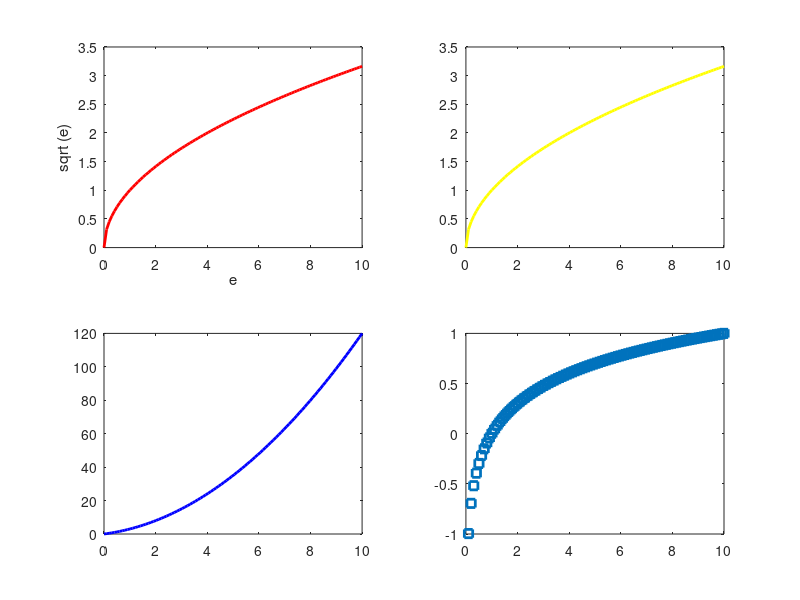

Source code (MATLAB): (Note: this script raises an error after producing the figure.)
e= linspace(0,10);
f1= sqrt(e);
f2=sqrt(e);
f3=e.^2+2*e;
f4=log10(e);
subplot(2,2,1)
plot(e,f1,'r','linewidth',2)
xlabel('e')
ylabel('sqrt (e)')
subplot(2,2,2)
plot(e,f2,'y','linewidth',2)
subplot(2,2,3)
plot(e,f3,'b','linewidth',2)
subplot(2,2,4)
plot(e,f4,'s','linewidth',2)
sgtitle('subplot test')


























